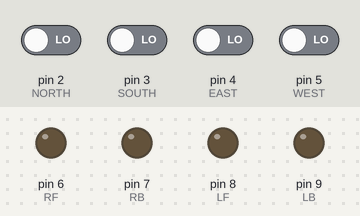
This sketch was run on a simulated Arduino Uno, built with avr-gcc and run on an emulated ATmega328P. Shown: output pins drawn as LEDs (lit = HIGH). The inputs (shaded band) are chosen by the test bench; at power-on: pin 2 (NORTH), pin 3 (SOUTH), pin 4 (EAST), pin 5 (WEST) LOW.

Above: at 1.2 s.
1.3 s: pin 4 (EAST) driven HIGH
At 1.8 s:
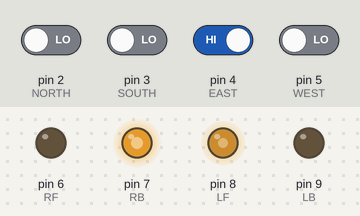
2.8 s: pin 2 (NORTH) driven HIGH
At 3.7 s:
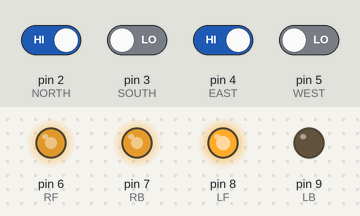
4.3 s: pin 3 (SOUTH) driven HIGH
At 4.8 s:
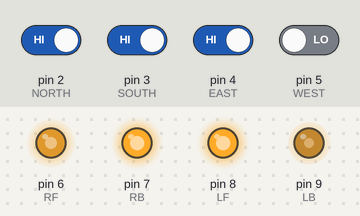
5.8 s: pin 5 (WEST) driven HIGH
At 7.0 s:
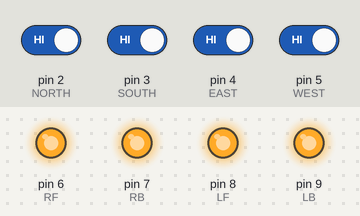
7.3 s: pin 2 (NORTH) driven LOW
At 8.3 s:
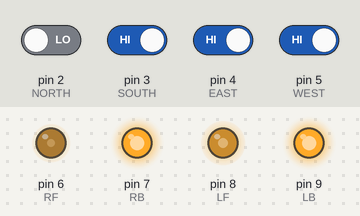
8.8 s: pin 3 (SOUTH) driven LOW
At 9.6 s:
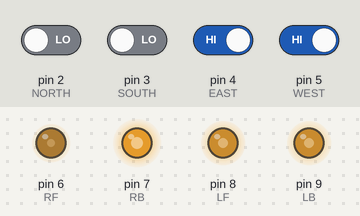
Timing chart, 0 to 11.3 s (numbered marks = the images above; inputs shaded):
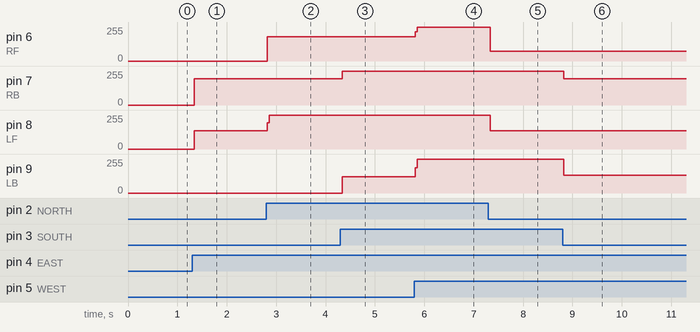

Measured:
- after the input at 1.3 s, pin 7 (RB): 0/255 → 196/255 at once; pin 8 (LF): 0/255 → 137/255 at once
- after the input at 2.8 s, pin 6 (RF): 0/255 → 182/255 at once; pin 8 (LF): 137/255 → 255/255 at once
- after the input at 4.3 s, pin 7 (RB): 196/255 → 255/255 at once; pin 9 (LB): 0/255 → 123/255 at once
- after the input at 5.8 s, pin 6 (RF): 182/255 → 255/255 at once; pin 9 (LB): 123/255 → 255/255 at once
- after the input at 7.3 s, pin 6 (RF): 255/255 → 73/255 at once; pin 8 (LF): 255/255 → 137/255 at once
- after the input at 8.8 s, pin 7 (RB): 255/255 → 196/255 at once; pin 9 (LB): 255/255 → 134/255 at once

The sketch:

Joystick_Program.ino
```cpp
// Script Name: Joystick Relay Control: Control Relay with Switch Type Joystick
// First define Inputs
#define NORTH 2 // the pin for NORTH Input
#define SOUTH 3 // the pin for SOUTH Input
#define EAST 4 // the pin for EAST Input
#define WEST 5 // the pin for WEST Input
//Now define outputs
#define RF 6 // the pin for RF
#define RB 7 // the pin for RB
#define LF 8 // the pin for LF
#define LB 9 // the pin for LB

// Joystick is connected so define initial values below

int NORTHINP1 = 0; // val will be used to store the state of the input pin 1
int SOUTHINP1 = 0; // val will be used to store the state of the input pin 2
int EASTINP1 = 0; // val will be used to store the state of the input pin 3
int WESTINP1 = 0; // val will be used to store the state of the input pin 4

// Now run the setup script
void setup() {
pinMode(RF, OUTPUT); // tell Arduino Right Joy Forwards is an output for Relay
pinMode(RB, OUTPUT); // tell Arduino Right Joy Backwards is an output for Relay
pinMode(LF, OUTPUT); // tell Arduino Left Joy Forwards is an output for Relay
pinMode(LB, OUTPUT); // tell Arduino Left Joy Backwards is an output for Relay
pinMode(NORTH, INPUT); // and NORTH is an input
pinMode(SOUTH, INPUT); // and SOUTH is an input
pinMode(EAST, INPUT); // and EAST is an input
pinMode(WEST, INPUT); // and WEST is an input
}

void loop(){
  // Check NORTH Input and Trigger Output.
NORTHINP1 = digitalRead(NORTH); // read input value and store it
// check whether the input is HIGH (button pressed or joy triggered)
if (NORTHINP1 == HIGH) {
digitalWrite(RF, HIGH); // turn RF ON
digitalWrite(LF, HIGH); // turn LF ON
// Both RF and LF turn on both motors and propel forwards.
} else {
digitalWrite(RF, LOW);
digitalWrite(LF, LOW);
}
  // Check SOUTH Input and Trigger Output.
SOUTHINP1 = digitalRead(SOUTH); // read input value and store it
// check whether the input is HIGH (button pressed or joy triggered)
if (SOUTHINP1 == HIGH) {
digitalWrite(RB, HIGH); // turn RB ON
digitalWrite(LB, HIGH); // turn LB ON
// Both RB and LB turn on both motors and propel backwards.
} else {
digitalWrite(RB, LOW);
digitalWrite(LB, LOW);
}
  // Check EAST Input and Trigger Output.
EASTINP1 = digitalRead(EAST); // read input value and store it
// check whether the input is HIGH (button pressed or joy triggered)
if (EASTINP1 == HIGH) {
digitalWrite(RB, HIGH); // turn RB ON
digitalWrite(LF, HIGH); // turn LF ON
// Both RB and LF turn on both motors and turn right to go East.
} else {
digitalWrite(RB, LOW);
digitalWrite(LF, LOW);
}
  // Check WEST Input and Trigger Output.
WESTINP1 = digitalRead(WEST); // read input value and store it
// check whether the input is HIGH (button pressed or joy triggered)
if (WESTINP1 == HIGH) {
digitalWrite(RF, HIGH); // turn RF ON
digitalWrite(LB, HIGH); // turn LB ON
// Both RF and LB turn on both motors and turn Left or West.
} else {
digitalWrite(RF, LOW);
digitalWrite(LB, LOW);
}
}
```
